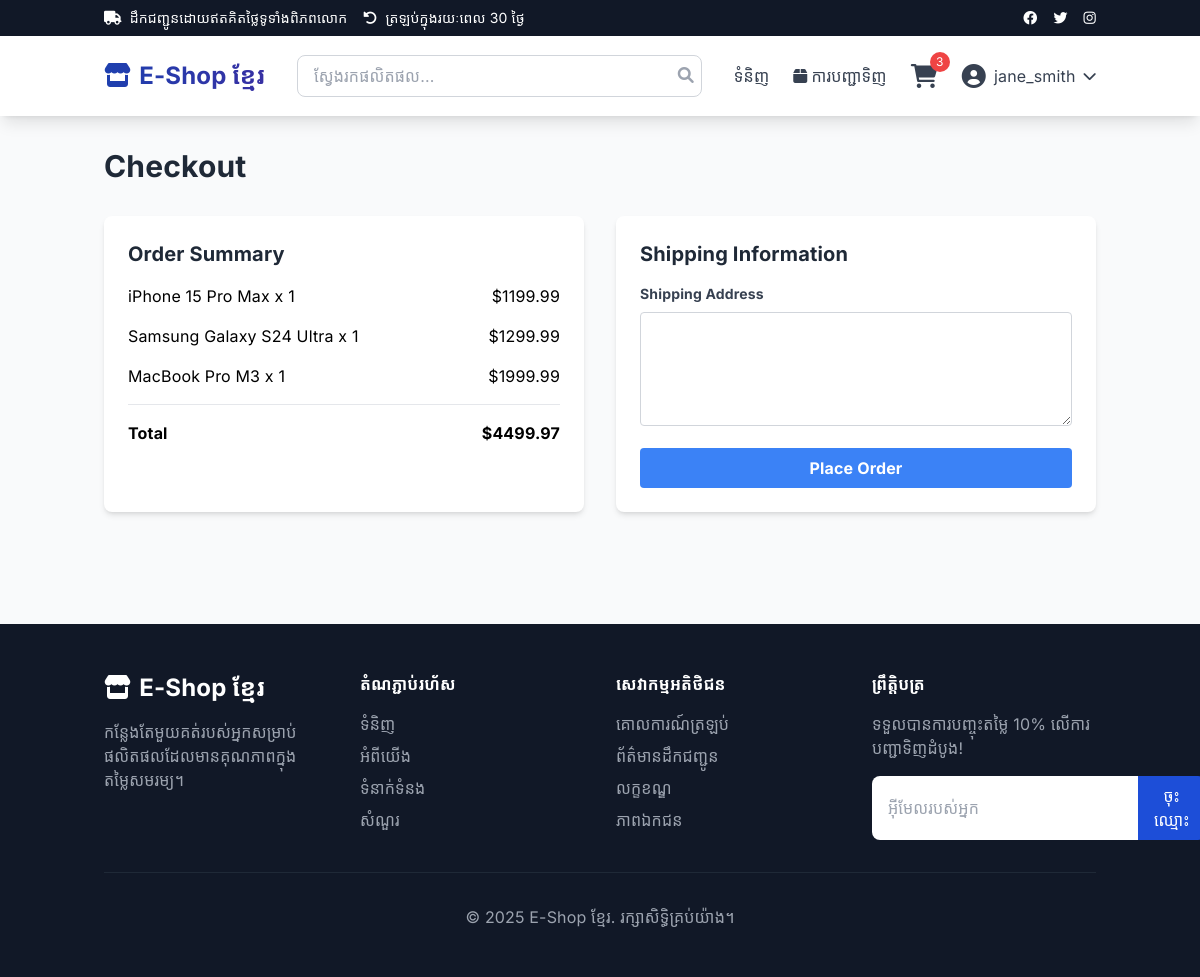
The page /checkout (signed in) on the database its author committed.
### models.py (models this page shows)
class User(Base):
    __tablename__ = "users"
    id = Column(Integer, primary_key=True, index=True)
    email = Column(String, unique=True, index=True)
    username = Column(String, unique=True, index=True)
    hashed_password = Column(String)
    is_admin = Column(Boolean, default=False)
    created_at = Column(DateTime, default=datetime.utcnow)
    orders = relationship("Order", back_populates="user")
    cart_items = relationship("CartItem", back_populates="user")

class CartItem(Base):
    __tablename__ = "cart_items"
    id = Column(Integer, primary_key=True, index=True)
    user_id = Column(Integer, ForeignKey("users.id"))
    product_id = Column(Integer, ForeignKey("products.id"))
    quantity = Column(Integer)
    user = relationship("User", back_populates="cart_items")
    product = relationship("Product", back_populates="cart_items")

class Product(Base):
    __tablename__ = "products"
    id = Column(Integer, primary_key=True, index=True)
    name = Column(String, index=True)
    description = Column(Text)
    price = Column(Float)
    stock = Column(Integer)
    image_url = Column(String)
    category = Column(String, index=True)
    created_at = Column(DateTime, default=datetime.utcnow)
    cart_items = relationship("CartItem", back_populates="product")
    order_items = relationship("OrderItem", back_populates="product")

### main.py (the view)
@app.get("/checkout", response_class=HTMLResponse)
async def checkout_page(request: Request, db: Session = Depends(get_db)):
    current_user = get_current_user_for_template(request)
    if not current_user:
        return RedirectResponse(url="/login", status_code=302)
    cart_items = db.query(models.CartItem).filter(models.CartItem.user_id == current_user.id).all()
    if not cart_items:
        return RedirectResponse(url="/cart", status_code=302)
    total = sum(item.quantity * item.product.price for item in cart_items)
    return templates.TemplateResponse("checkout.html", {
        "request": request,
        "cart_items": cart_items,
        "total": total,
        "current_user": current_user
    })

### templates/checkout.html
{% extends "base.html" %}
{% block content %}
<h1 class="text-3xl font-bold text-gray-800 mb-8">Checkout</h1>
<div class="grid grid-cols-1 md:grid-cols-2 gap-8">
    <div class="bg-white rounded-lg shadow-md p-6">
        <h2 class="text-xl font-bold text-gray-800 mb-4">Order Summary</h2>
        <div class="space-y-4">
            {% for item in cart_items %}
            <div class="flex justify-between">
                <span>{{ item.product.name }} x {{ item.quantity }}</span>
                <span>${{ "%.2f"|format(item.quantity * item.product.price) }}</span>
            </div>
            {% endfor %}
            <div class="border-t pt-4">
                <div class="flex justify-between font-bold">
                    <span>Total</span>
                    <span>${{ "%.2f"|format(total) }}</span>
                </div>
            </div>
        </div>
    </div>
    <div class="bg-white rounded-lg shadow-md p-6">
        <h2 class="text-xl font-bold text-gray-800 mb-4">Shipping Information</h2>
        <form action="/checkout" method="post">
            <div class="mb-4">
                <label for="shipping_address" class="block text-gray-700 text-sm font-bold mb-2">Shipping Address</label>
                <textarea name="shipping_address" id="shipping_address" rows="4" required
                          class="w-full px-3 py-2 border border-gray-300 rounded focus:outline-none focus:border-blue-500"></textarea>
            </div>
            <button type="submit" class="w-full bg-blue-500 text-white font-bold py-2 px-4 rounded hover:bg-blue-600">
                Place Order
            </button>
        </form>
    </div>
</div>
{% endblock %}

### templates/base.html (shortened to what this page needs)
<!DOCTYPE html>
<html lang="km">
<head>
    <script src="https://cdn.tailwindcss.com"></script>
    <link href="https://cdnjs.cloudflare.com/ajax/libs/font-awesome/6.0.0/css/all.min.css" rel="stylesheet">
</head>
<body class="bg-gray-50">
    <div class="bg-gray-900 text-white text-sm py-2">
        <div class="container mx-auto px-4 flex justify-between items-center">
            <div class="flex items-center space-x-4">
                <span><i class="fas fa-truck mr-2"></i>ដឹកជញ្ជូនដោយឥតគិតថ្លៃទូទាំងពិភពលោក</span>
                <span><i class="fas fa-undo-alt mr-2"></i>ត្រឡប់ក្នុងរយៈពេល 30 ថ្ងៃ</span>
            </div>
            <div class="flex items-center space-x-4">
                <a href="#" class="hover:text-gray-300"><i class="fab fa-facebook"></i></a>
                <a href="#" class="hover:text-gray-300"><i class="fab fa-twitter"></i></a>
                <a href="#" class="hover:text-gray-300"><i class="fab fa-instagram"></i></a>
            </div>
        </div>
    </div>
    <nav class="bg-white shadow-lg sticky top-0 z-50">
        <div class="container mx-auto px-4">
            <div class="flex justify-between items-center h-20">
                <div class="flex items-center">
                    <a href="/" class="text-2xl font-bold bg-gradient-to-r from-blue-800 to-indigo-800 bg-clip-text text-transparent">
                        <i class="fas fa-store mr-2"></i>E-Shop ខ្មែរ
                    </a>
                </div>
                <div class="hidden md:flex flex-1 max-w-xl mx-8">
                    <div class="relative w-full">
                        <input type="text" placeholder="ស្វែងរកផលិតផល..."
                               class="w-full px-4 py-2 border border-gray-300 rounded-lg focus:outline-none focus:border-blue-600">
                        <button class="absolute right-2 top-2 text-gray-400 hover:text-blue-600">
                            <i class="fas fa-search"></i>
                        </button>
                    </div>
                </div>
                <div class="flex items-center space-x-6">
                    <a href="/products" class="nav-link text-gray-700 hover:text-blue-700 transition">ទំនិញ</a>
                    {% if request.cookies.get('access_token') %}
                        <a href="/orders" class="nav-link text-gray-700 hover:text-blue-700 transition">
                            <i class="fas fa-box mr-1"></i>ការបញ្ជាទិញ
                        </a>
                        <a href="/cart" class="relative">
                            <i class="fas fa-shopping-cart text-2xl text-gray-700 hover:text-blue-700 transition"></i>
                            <span class="cart-badge absolute -top-2 -right-3 bg-red-500 text-white text-xs rounded-full w-5 h-5 flex items-center justify-center">0</span>
                        </a>
                        <div class="relative group">
                            <button class="flex items-center space-x-2 text-gray-700 hover:text-blue-700">
                                <i class="fas fa-user-circle text-2xl"></i>
                                <span>{{ current_user.username if current_user else 'គណនី' }}</span>
                                <i class="fas fa-chevron-down text-sm"></i>
                            </button>
                        </div>
                    {% else %}
                        <a href="/login" class="text-gray-700 hover:text-blue-700 transition">ចូល</a>
                        <a href="/register" class="btn-gradient text-white px-6 py-2 rounded-lg hover:shadow-lg transition">ចុះឈ្មោះ</a>
                    {% endif %}
                </div>
            </div>
        </div>
    </nav>
    <main class="container mx-auto px-4 py-8 fade-in">
        {% block content %}{% endblock %}
    </main>
    <footer class="bg-gray-900 text-white mt-20">
        <div class="container mx-auto px-4 py-12">
            <div class="grid grid-cols-1 md:grid-cols-4 gap-8">
                <div>
                    <h3 class="text-2xl font-bold mb-4"><i class="fas fa-store mr-2"></i>E-Shop ខ្មែរ</h3>
                    <p class="text-gray-400">កន្លែងតែមួយគត់របស់អ្នកសម្រាប់ផលិតផលដែលមានគុណភាពក្នុងតម្លៃសមរម្យ។</p>
                </div>
                <div>
                    <h4 class="font-semibold mb-4">តំណភ្ជាប់រហ័ស</h4>
                    <ul class="space-y-2 text-gray-400">
                        <li><a href="/products" class="hover:text-white transition">ទំនិញ</a></li>
                        <li><a href="#" class="hover:text-white transition">អំពីយើង</a></li>
                        <li><a href="#" class="hover:text-white transition">ទំនាក់ទំនង</a></li>
                        <li><a href="#" class="hover:text-white transition">សំណួរ</a></li>
                    </ul>
                </div>
                <div>
                    <h4 class="font-semibold mb-4">សេវាកម្មអតិថិជន</h4>
                    <ul class="space-y-2 text-gray-400">
                        <li><a href="#" class="hover:text-white transition">គោលការណ៍ត្រឡប់</a></li>
                        <li><a href="#" class="hover:text-white transition">ព័ត៌មានដឹកជញ្ជូន</a></li>
                        <li><a href="#" class="hover:text-white transition">លក្ខខណ្ឌ</a></li>
                        <li><a href="#" class="hover:text-white transition">ភាពឯកជន</a></li>
                    </ul>
                </div>
                <div>
                    <h4 class="font-semibold mb-4">ព្រឹត្តិបត្រ</h4>
                    <p class="text-gray-400 mb-4">ទទួលបានការបញ្ចុះតម្លៃ 10% លើការបញ្ជាទិញដំបូង!</p>
                    <div class="flex">
                        <input type="email" placeholder="អ៊ីមែលរបស់អ្នក" class="flex-1 px-4 py-2 rounded-l-lg text-gray-900">
                        <button class="bg-blue-700 px-4 py-2 rounded-r-lg hover:bg-blue-800 transition">ចុះឈ្មោះ</button>
                    </div>
                </div>
            </div>
            <div class="border-t border-gray-800 mt-8 pt-8 text-center text-gray-400">
                <p>&copy; 2025 E-Shop ខ្មែរ. រក្សាសិទ្ធិគ្រប់យ៉ាង។</p>
            </div>
        </div>
    </footer>
</body>
</html>

### templates/base.html (style rules this page uses)
* { font-family: 'Inter', 'Noto Sans Khmer', sans-serif; }
.nav-link { position: relative; }
.nav-link::after { content: ''; position: absolute; width: 0; height: 2px; bottom: -4px; left: 0; background: linear-gradient(135deg, #1e3c72 0%, #2a5298 100%); transition: width 0.3s ease; }
.cart-badge { animation: pulse 2s infinite; }
.fade-in { animation: fadeIn 0.5s ease-in; }
body { letter-spacing: 0.01em; }

### rows shown on the page
User: username "jane_smith"
CartItem: product.name "iPhone 15 Pro Max", quantity "1", item.quantity*item.product.price "1199.99"
CartItem: product.name "Samsung Galaxy S24 Ultra", quantity "1", item.quantity*item.product.price "1299.99"
CartItem: product.name "MacBook Pro M3", quantity "1", item.quantity*item.product.price "1999.99"

### other values the page prints
{{ "%.2f"|format(total) }} "4499.97"
